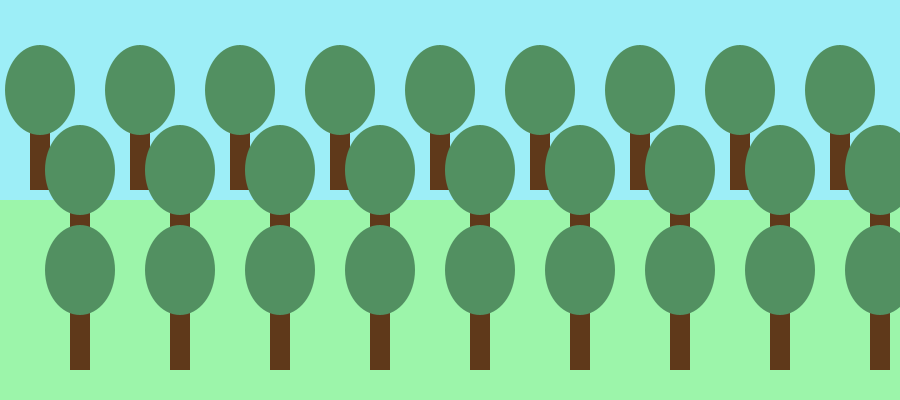
Frame 1 (no input)
Frame 60 (the mouse pressed at the canvas centre just before this capture): identical to frame 1, image omitted
Frame 120 (the mouse held since frame 60 and released just before this capture): identical to frame 1, image omitted

The Processing sketch that drew this single still picture (run headless with seeded random() and noise(); from frame 60 on, the mouse is pressed at the canvas centre):

// Processing sketch: treeloop
// ── treeloop.pde
color leafColour,trunkColour;
   
void setup()
{
  size(900, 400);
  noStroke();
  leafColour  = color(82, 144, 97);
  trunkColour = color(95, 57, 26);
}
  
void draw()
{
  background(157, 238, 247);   // Sky
  fill(156, 245, 170);         // Ground.
  rect(0, height/2, width, height/2);
  
  
  for (float xPos=30; xPos<width; xPos=xPos+100)
  {
      
      drawTree(xPos,120);
      drawTree(xPos+40,200);
      drawTree(xPos+40,300);
  }
}
  
 
// Draws a single tree at the given position.


void drawTree(float treeX, float treeY)
{
  fill(trunkColour);
  rect(treeX, treeY, 20, 70);
  fill(leafColour);
  ellipse(treeX+10, treeY-30, 70, 90);
}
